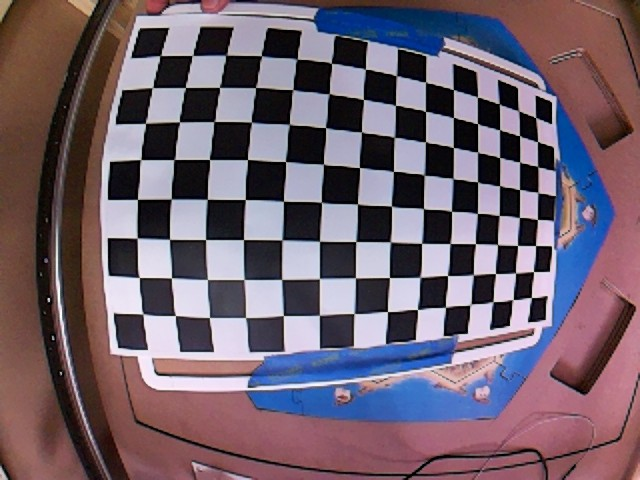
#> input picture src/calibration_methods/calibration_images/120FOV/cali1.jpg, 640 x 480 px; its folder holds 5 pictures in this run
$ python calibration_intristic.py
#> lines starting #> are read from the running program, lines starting #| are printed output that depends on the picture; after the words box and inside, x2 and y2 are one past the last pixel; in counts of white or black regions, pixels touching at a corner belong together
import numpy as np
import cv2 as cv
import glob


# SOURCED FROM
# https://github.com/niconielsen32/ComputerVision/blob/master/cameraCalibration.py

################ FIND CHESSBOARD CORNERS - OBJECT POINTS AND IMAGE POINTS #############################

chessboardSize = (14,8)
frameSize = (640, 480)


# termination criteria
criteria = (cv.TERM_CRITERIA_EPS + cv.TERM_CRITERIA_MAX_ITER, 30, 0.001)


# prepare object points, like (0,0,0), (1,0,0), (2,0,0) ....,(6,5,0)
objp = np.zeros((chessboardSize[0] * chessboardSize[1], 3), np.float32)
objp[:,:2] = np.mgrid[0:chessboardSize[0],0:chessboardSize[1]].T.reshape(-1,2)

size_of_chessboard_squares_mm = 19
objp = objp * size_of_chessboard_squares_mm


# Arrays to store object points and image points from all the images.
objpoints = [] # 3d point in real world space
imgpoints = [] # 2d points in image plane.


images = glob.glob('calibration_methods\\calibration_images\\120FOV\\*.jpg')

for image in images:

    img = cv.imread(image)
#> img is the input picture: shape (480, 640, 3); mean B, G, R 109, 96.3, 112.5
    gray = cv.cvtColor(img, cv.COLOR_BGR2GRAY)
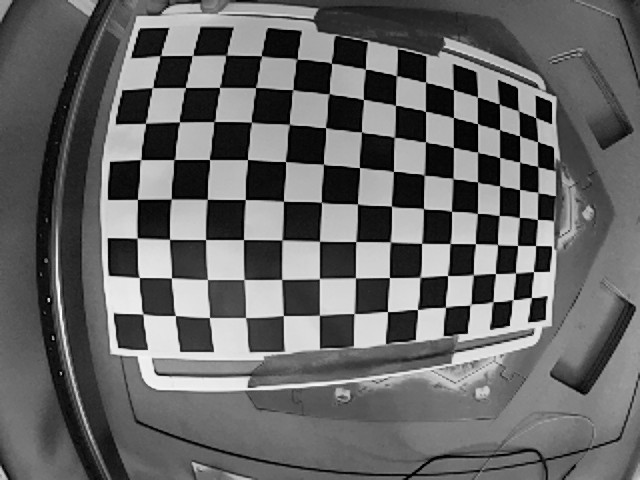
#> gray: shape (480, 640); min 0, max 255, mean 102.6

    # Find the chess board corners
    ret, corners = cv.findChessboardCorners(gray, chessboardSize, None)
#> ret = True; corners = 112 rows, first 8: [160.1, 55.58], [192.4, 55.45], [225.6, 55.39], [261.5, 55.69], [297.2, 59.17], [329, 64], [365.5, 69.43], [396.4, 75.84]

    # If found, add object points, image points (after refining them)
    if ret == True:

        objpoints.append(objp)
        corners2 = cv.cornerSubPix(gray, corners, (11,11), (-1,-1), criteria)
#> corners2 = 112 rows, first 8: [160.4, 55.55], [192.5, 55.49], [226.2, 55.17], [261.2, 55.7], [296.6, 58.94], [331.5, 62.82], [365.5, 68.75], [396.4, 75.57]
        imgpoints.append(corners)

        # Draw and display the corners
        cv.drawChessboardCorners(img, chessboardSize, corners2, ret)
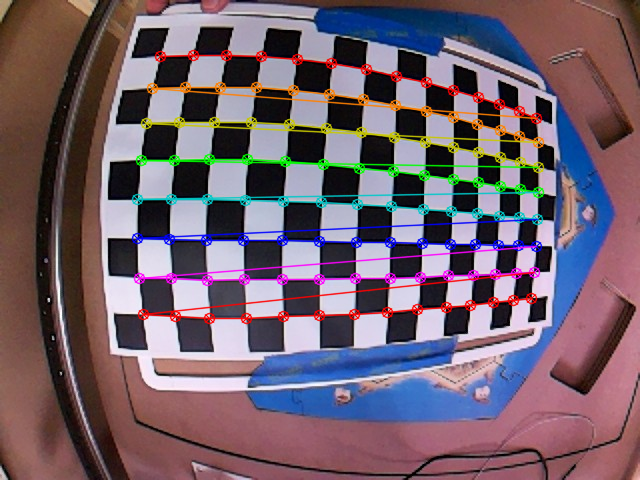
#> img: shape (480, 640, 3); 8.24% of pixels changed, all inside (x1, y1, x2, y2) = (131, 49, 545, 325)
        cv.imshow('img', img)
        cv.waitKey(1000)
#> pass 2 of the loop `for image in images:`:
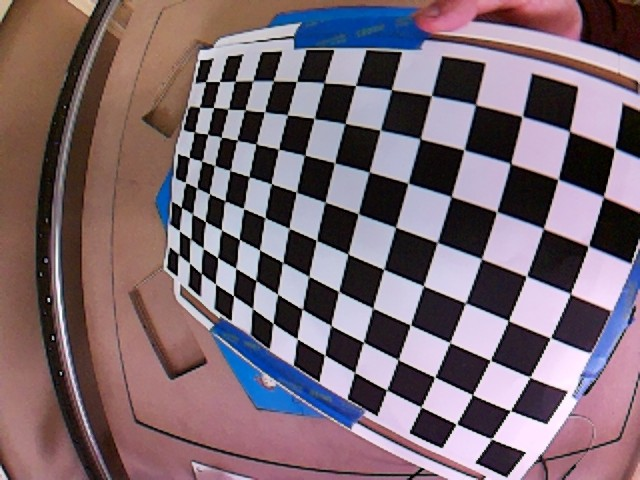
#> input picture src/calibration_methods/calibration_images/120FOV/cali10.jpg, 640 x 480 px
#> img is the input picture: shape (480, 640, 3); mean B, G, R 112.9, 104.1, 122.7
#> `gray = cv.cvtColor(img, cv.COLOR_BGR2GRAY)`:
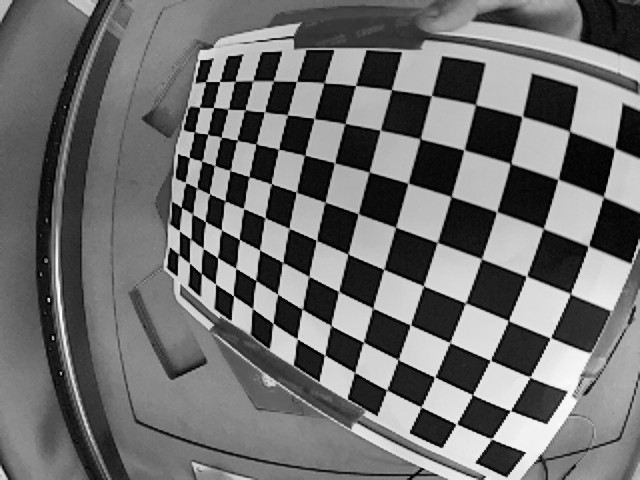
#> gray: shape (480, 640); min 0, max 255, mean 110.6
#> corners = 112 rows, first 8: [205.3, 81.65], [219.4, 81.56], [235.5, 81.15], [253.2, 80.61], [273.5, 80.72], [296.5, 81.5], [323.8, 82.68], [355.5, 85.52]
#> corners2 = 112 rows, first 8: [199.9, 81.92], [212.5, 81.48], [234.7, 81.24], [252.9, 80.7], [273.4, 80.78], [296.5, 81.45], [324, 82.76], [355.5, 85.52]
#> `cv.drawChessboardCorners(img, chessboardSize, corners2, ret)`:
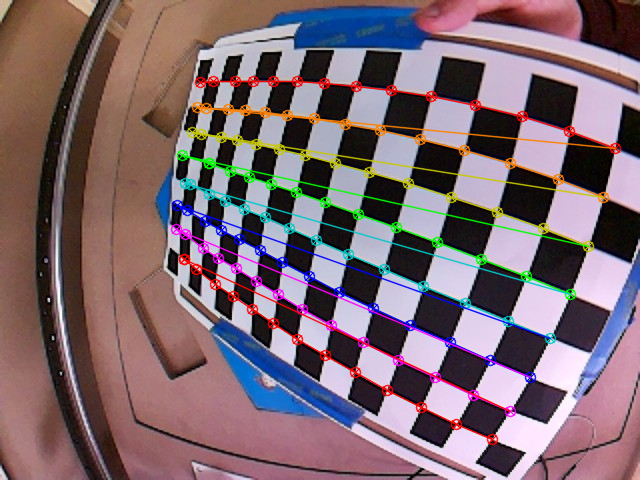
#> img: shape (480, 640, 3); 7.92% of pixels changed, all inside (x1, y1, x2, y2) = (170, 75, 622, 446)
#> pass 3 of the loop `for image in images:`:
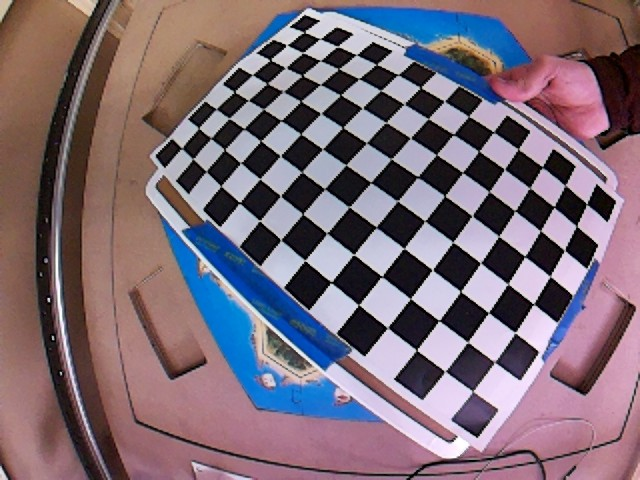
#> input picture src/calibration_methods/calibration_images/120FOV/cali11.jpg, 640 x 480 px
#> img is the input picture: shape (480, 640, 3); mean B, G, R 117.9, 106.9, 124
#> `gray = cv.cvtColor(img, cv.COLOR_BGR2GRAY)`:
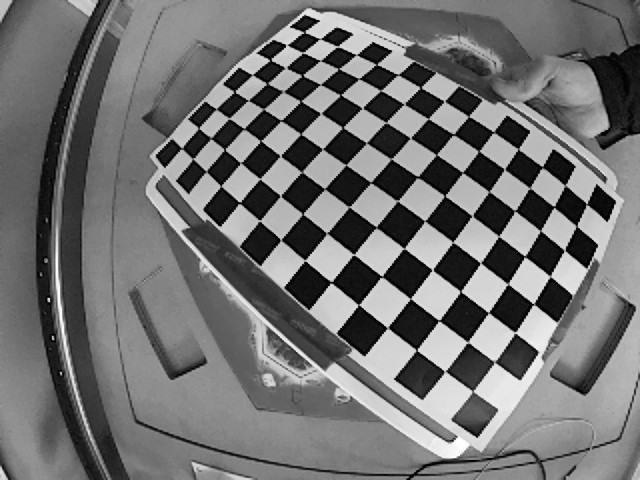
#> gray: shape (480, 640); min 0, max 255, mean 113.3
#> corners = 112 rows, first 8: [304.8, 32.51], [319.9, 38.54], [337.8, 46.63], [356.4, 54.55], [376.7, 64.65], [392, 75], [420, 91], [444.3, 101.2]
#> corners2 = 112 rows, first 8: [304.8, 32.51], [319.7, 38.63], [337.4, 46.29], [356.3, 54.71], [376.6, 64.3], [397.8, 74.66], [420.5, 87.55], [444.2, 101.5]
#> `cv.drawChessboardCorners(img, chessboardSize, corners2, ret)`:
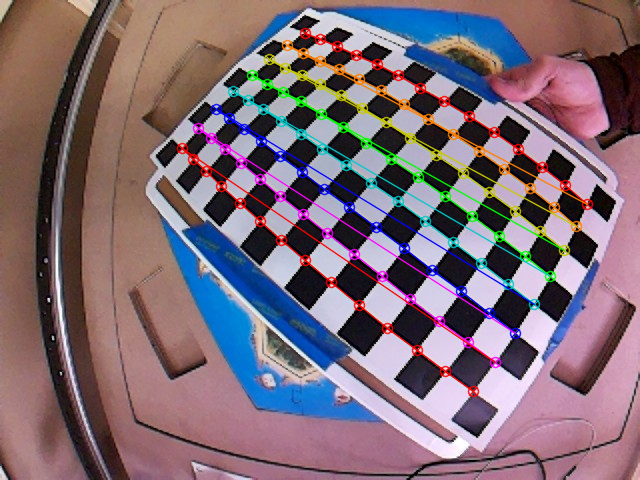
#> img: shape (480, 640, 3); 7.03% of pixels changed, all inside (x1, y1, x2, y2) = (176, 27, 594, 398)
#> the loop made 5 passes; the first 3 are shown


cv.destroyAllWindows()


############## CALIBRATION #######################################################

ret, cameraMatrix, dist, rvecs, tvecs = cv.calibrateCamera(objpoints, imgpoints, frameSize, None, None)


############## UNDISTORTION #####################################################

img = cv.imread('calibration_methods\\calibration_images\\120FOV\\cali2.jpg')
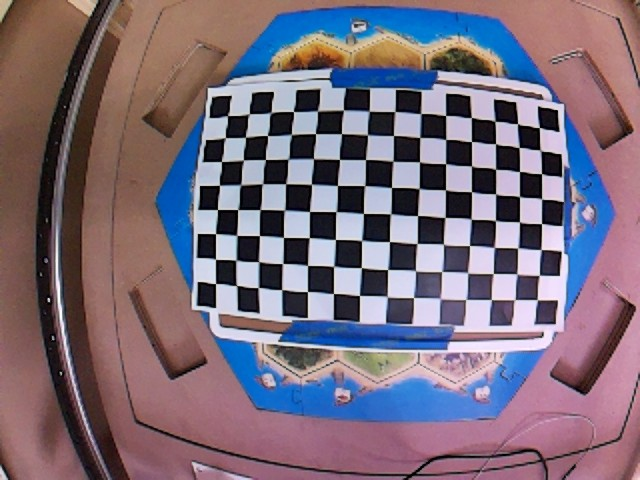
#> input picture src/calibration_methods/calibration_images/120FOV/cali2.jpg, 640 x 480 px, found by its file name
#> img is the input picture: shape (480, 640, 3); mean B, G, R 121.9, 107.6, 122.3
h,  w = img.shape[:2]
#> h = 480; w = 640
newCameraMatrix, roi = cv.getOptimalNewCameraMatrix(cameraMatrix, dist, (w,h), 0, (w,h))


# Undistort
dst = cv.undistort(img, cameraMatrix, dist, None, newCameraMatrix)
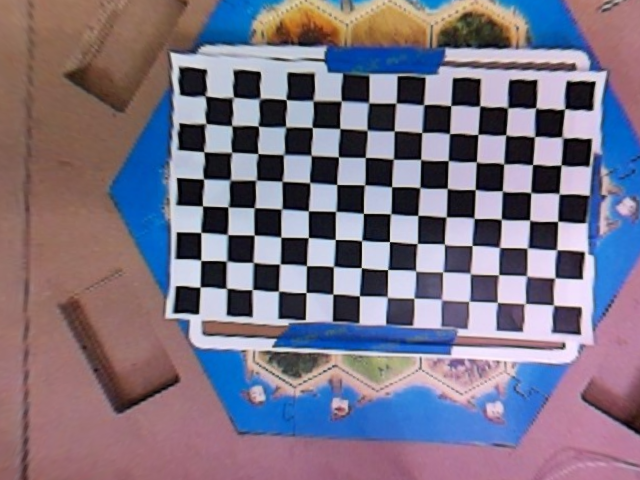
#> dst: shape (480, 640, 3); mean B, G, R 131.9, 114.5, 123.7

# crop the image
x, y, w, h = roi
# dst = dst[y:y+h, x:x+w]
cv.imwrite('caliResult1.png', dst)


# # Undistort with Remapping
# mapx, mapy = cv.initUndistortRectifyMap(cameraMatrix, dist, None, newCameraMatrix, (w,h), 5)
# dst = cv.remap(img, mapx, mapy, cv.INTER_LINEAR)

# # crop the image
# x, y, w, h = roi
# # dst = dst[y:y+h, x:x+w]
# cv.imwrite('caliResult2.png', dst)


# Reprojection Error
mean_error = 0

for i in range(len(objpoints)):
    imgpoints2, _ = cv.projectPoints(objpoints[i], rvecs[i], tvecs[i], cameraMatrix, dist)
    error = cv.norm(imgpoints[i], imgpoints2, cv.NORM_L2)/len(imgpoints2)
    mean_error += error

print( "total error: {}".format(mean_error/len(objpoints)) )

print(cameraMatrix)
print(dist)
print(rvecs[0])
print(tvecs[0])
